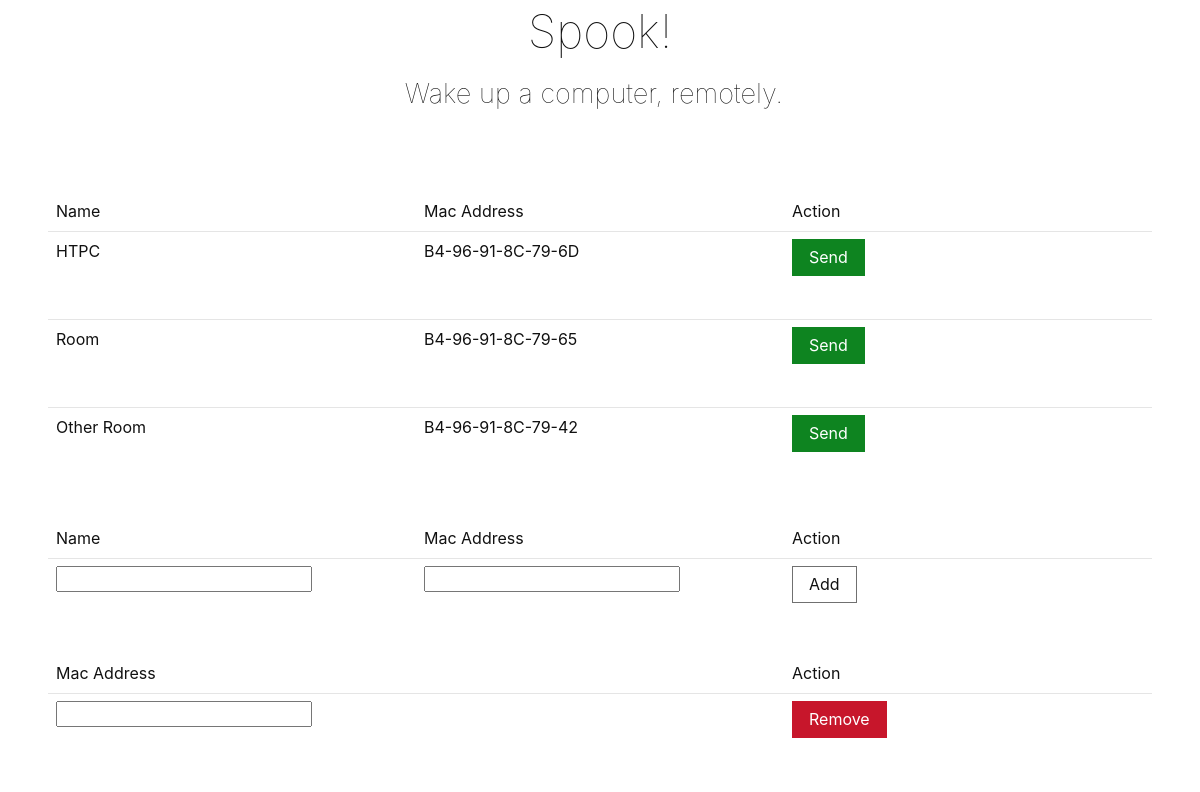
Before: / with the older database file.
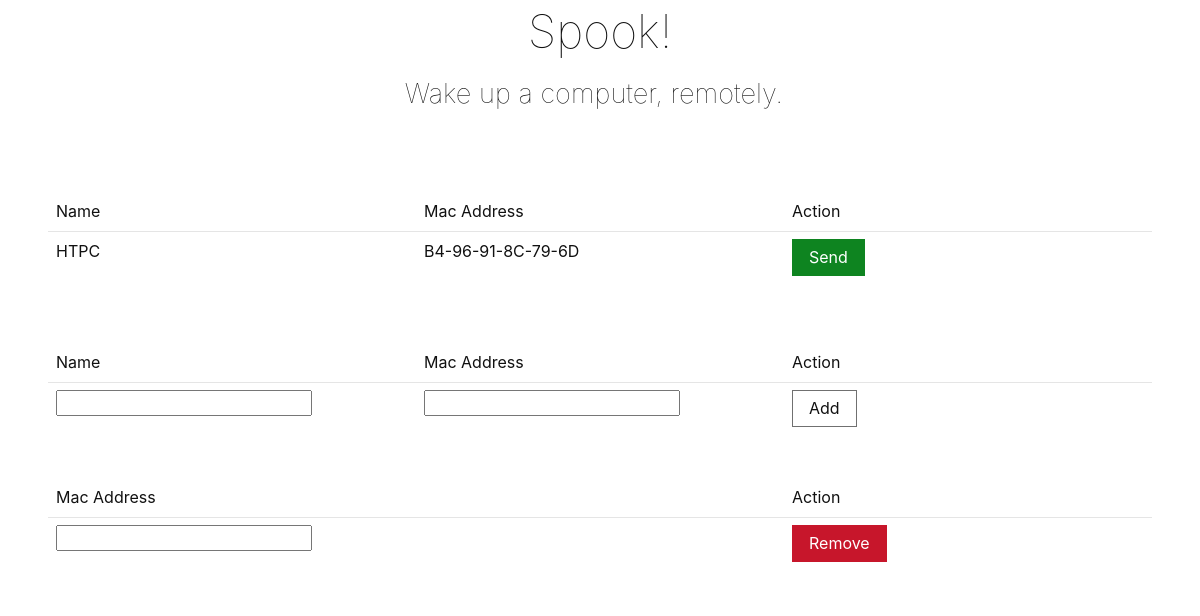
After: the same page with the newer database file.
### base/models.py (models this page shows)
class Computer(models.Model):
    mac_address = models.CharField(max_length=17)
    name = models.CharField(max_length=100)

### base/views.py (the view)
# urls.py: path('', views.index),
def index(request):
    computers = Computer.objects.all()
    context = {
        'computers': computers,
    }
    return render(request=request, template_name='index.html', context=context)

### templates/index.html (shortened to what this page needs)
<html lang="en-US"><head>
    {% load static %}
    <link rel="stylesheet" href={% static 'vanilla-framework-3.13.0.min.css' %}>
    </head>
<body>
    <div class="row u-align-text--center">
        <h1>Spook!</h1>
        <h3>Wake up a computer, remotely.</h3>
    </div>
    <div class="row">
        <table>
            <tr><th>Name</th><th>Mac Address</th><th>Action</th></tr>
            {% for computer in computers %}
                <tr>
                    <td>{{ computer.name }}</td>
                    <td>{{ computer.mac_address }}</td>
                    <td>
                        <form action="/send" method="get">{% csrf_token %}
                            <button class="p-button--positive" type="submit" name="mac_address"
                                    value="{{ computer.mac_address }}">Send</button>
                        </form>
                    </td>
                </tr>
            {% endfor %}
        </table>
    </div>
    <div class="row">
        <table>
            <tr><th>Name</th><th>Mac Address</th><th>Action</th></tr>
            <tr>
                <form action="/add" method="get">
                    <td><input name="name" required></td>
                    <td><input name="mac_address" required></td>
                    <td><button class="p-button" type="submit">Add</button></td>
                </form>
            </tr>
        </table>
    </div>
    <div class="row">
        <table>
            <tr><th>Mac Address</th><th></th><th>Action</th></tr>
            <tr>
                <form action="/remove" method="get">
                    <td><input name="mac_address" required></td>
                    <td></td>
                    <td><button class="p-button--negative" type="submit">Remove</button></td>
                </form>
            </tr>
        </table>
    </div>
</body>
</html>

Changed rows visible on the page:
removed Computer: name "Room", mac_address "B4-96-91-8C-79-65"
removed Computer: name "Other Room", mac_address "B4-96-91-8C-79-42"
